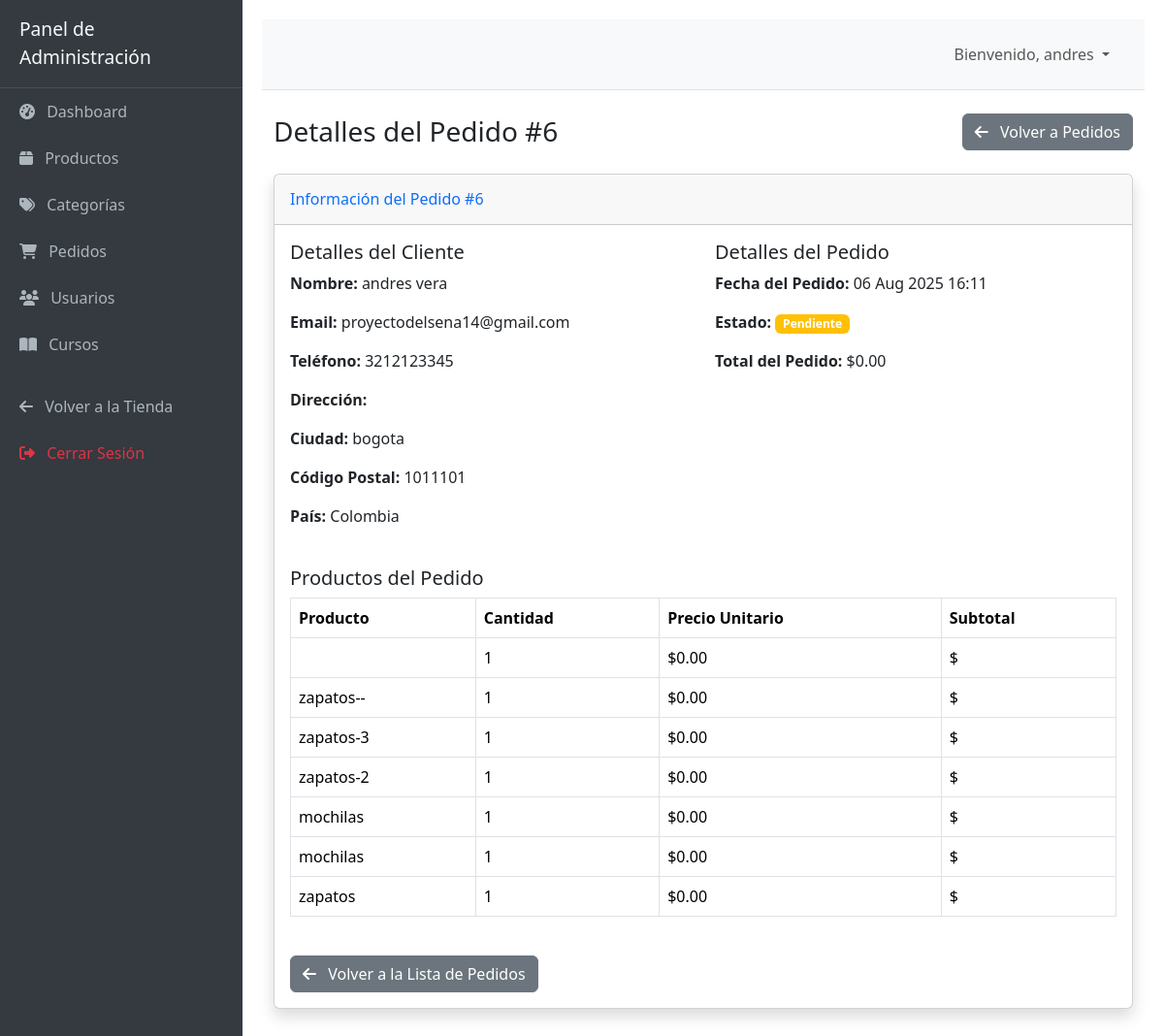
The page /dashboard/pedidos/6/detalle/ (signed in) on the database as committed earlier.
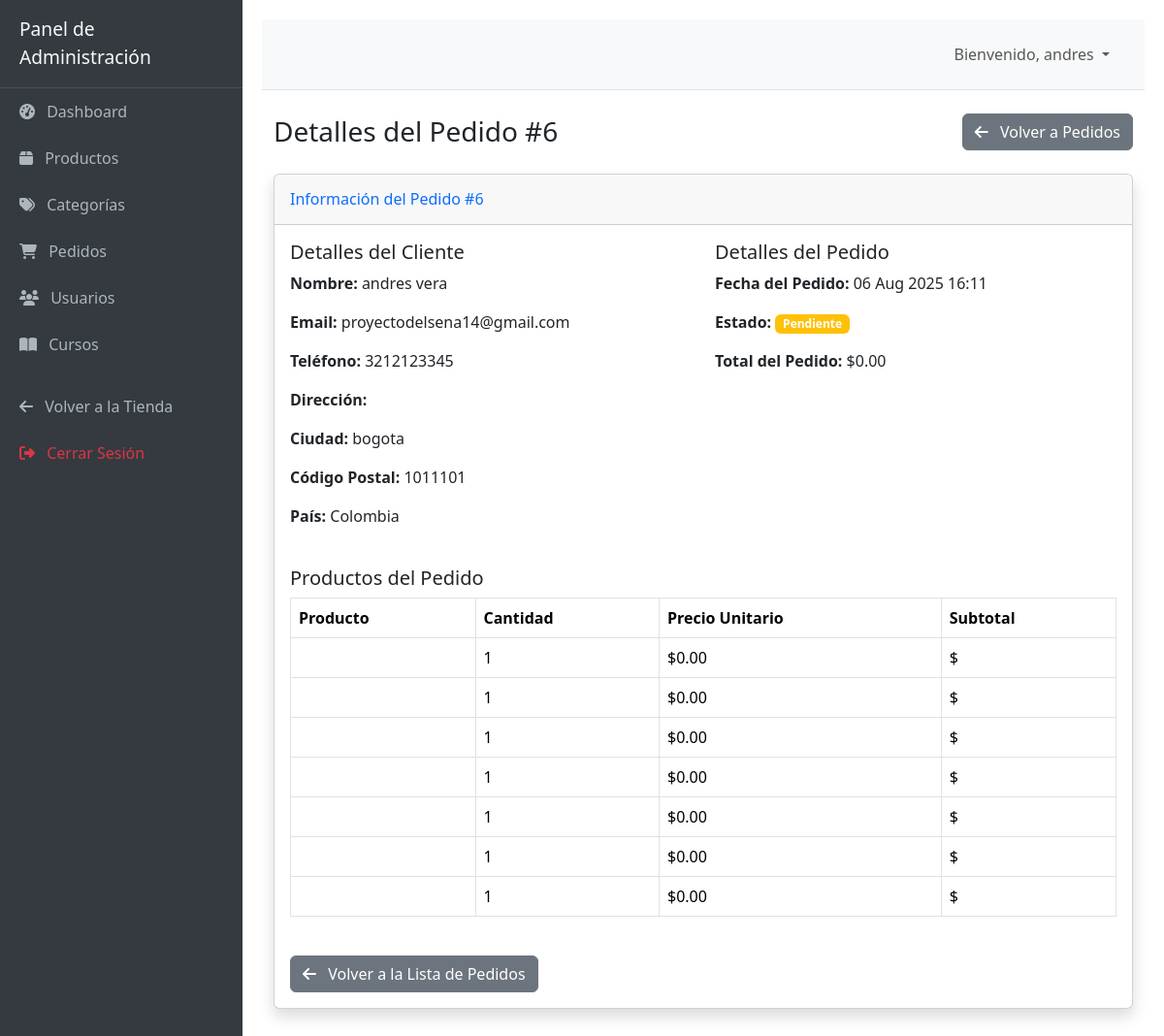
The same page on the database as committed later.
### core/models.py (models this page shows, shortened)
class ItemPedido(models.Model):
    pedido = models.ForeignKey(Pedido, on_delete=models.CASCADE, related_name='items') # Pedido asociado
    producto = models.ForeignKey(Producto, on_delete=models.SET_NULL, null=True) # Producto comprado
    precio = models.DecimalField(max_digits=10, decimal_places=2) # Precio unitario
    cantidad = models.PositiveIntegerField(default=1) # Cantidad solicitada
    class Meta:
        verbose_name_plural = "Items de Pedido"

### productos/models.py (models this page shows, shortened)
class Producto(models.Model):
    categoria = models.ForeignKey(Categoria, related_name='productos', on_delete=models.CASCADE)
    nombre = models.CharField(max_length=200)
    slug = models.SlugField(max_length=200, unique=True, help_text="URL amigable (ej: zapato-flor)")
    descripcion = models.TextField()
    precio = models.DecimalField(max_digits=10, decimal_places=2)
    imagen_principal = models.ImageField(upload_to='productos/', blank=True, null=True, help_text="Imagen principal del producto")
    stock = models.PositiveIntegerField(default=0)
    disponible = models.BooleanField(default=True)
    creado = models.DateTimeField(auto_now_add=True)
    actualizado = models.DateTimeField(auto_now=True)
    FONDO_CHOICES = [
        ('fondo_zapatos_rosados.png', 'Zapatos Rosados'),
        ('tarjeta4.png', 'Tarjeta 4'),
        ('tarjeta5.png', 'Tarjeta 5'),
        ('tarjeta7.png', 'Tarjeta 7'),
        ('tarjeta8.png', 'Tarjeta 8'),
    ]
    imagen_fondo = models.CharField(
        max_length=64,
        choices=FONDO_CHOICES,
        default='fondo_zapatos_rosados.png',
        help_text="Imagen de fondo de la tarjeta del producto (elige una de las imágenes del proyecto)"
    )
    class Meta:
        ordering = ['-creado']
        index_together = (('id', 'slug'),)

### core/views.py (the view)
# urls.py: path('dashboard/pedidos/<int:pk>/detalle/', views.pedido_detalle_admin, name='pedido_detalle_admin'),
@admin_required(login_url='core:login')
def pedido_detalle_admin(request, pk):
    pedido = get_object_or_404(Pedido, pk=pk)
    items_pedido = pedido.items.all()
    context = {
        'pedido': pedido,
        'items_pedido': items_pedido,
        'titulo_pagina': f'Detalles del Pedido #{pedido.id}',
    }
    return render(request, 'core/dashboard_pedido_detalle.html', context)

### core/context_processors.py (called while the page is built)
def cart_item_count(request):
    cart = request.session.get('cart', {})
    total_items = sum(item_data.get('cantidad', 0) for item_data in cart.values())
    return {'cart_item_count': total_items}

### core/views.py (called while the page is built)
def is_admin_user(user):
    if user.is_authenticated:
        return user.is_staff or user.is_superuser or user.groups.filter(name='Administradores').exists()
    return False

### core/templates/core/dashboard_pedido_detalle.html
{% extends 'core/dashboard_base.html' %}
{% block dashboard_content %}
<div class="d-flex justify-content-between align-items-center mb-4">
    <h1 class="h3 mb-0 text-gray-800">{{ titulo_pagina }}</h1>
    <a href="{% url 'core:pedido_lista_admin' %}" class="btn btn-secondary">
        <i class="fas fa-arrow-left me-2"></i> Volver a Pedidos
    </a>
</div>
<div class="card shadow mb-4">
    <div class="card-header py-3">
        <h6 class="m-0 font-weight-bold text-primary">Información del Pedido #{{ pedido.id }}</h6>
    </div>
    <div class="card-body">
        <div class="row">
            <div class="col-md-6">
                <h5>Detalles del Cliente</h5>
                <p><strong>Nombre:</strong> {{ pedido.nombre_completo }}</p>
                <p><strong>Email:</strong> {{ pedido.email }}</p>
                <p><strong>Teléfono:</strong> {{ pedido.telefono|default:"N/A" }}</p>
                <p><strong>Dirección:</strong> {{ pedido.tempodireccion_user }}</p>
                <p><strong>Ciudad:</strong> {{ pedido.ciudad }}</p>
                <p><strong>Código Postal:</strong> {{ pedido.codigo_postal|default:"N/A" }}</p>
                <p><strong>País:</strong> {{ pedido.pais }}</p>
            </div>
            <div class="col-md-6">
                <h5>Detalles del Pedido</h5>
                <p><strong>Fecha del Pedido:</strong> {{ pedido.fecha_pedido|date:"d M Y H:i" }}</p>
                <p><strong>Estado:</strong> <span class="badge bg-{% if pedido.estado == 'pendiente' %}warning{% elif pedido.estado == 'procesando' %}info{% elif pedido.estado == 'enviado' %}primary{% elif pedido.estado == 'completado' %}success{% elif pedido.estado == 'cancelado' %}danger{% endif %}">{{ pedido.get_estado_display }}</span></p>
                <p><strong>Total del Pedido:</strong> ${{ pedido.total_pedido|floatformat:2 }}</p>
            </div>
        </div>
        <h5 class="mt-4">Productos del Pedido</h5>
        {% if items_pedido %}
        <div class="table-responsive">
            <table class="table table-bordered">
                <thead>
                    <tr>
                        <th>Producto</th>
                        <th>Cantidad</th>
                        <th>Precio Unitario</th>
                        <th>Subtotal</th>
                    </tr>
                </thead>
                <tbody>
                    {% for item in items_pedido %}
                    <tr>
                        <td>{{ item.producto.nombre }}</td>
                        <td>{{ item.cantidad }}</td>
                        <td>${{ item.precio|floatformat:2 }}</td>
                        <td>${{ item.subtotal|floatformat:2 }}</td>
                    </tr>
                    {% endfor %}
                </tbody>
            </table>
        </div>
        {% else %}
        <div class="alert alert-info" role="alert">
            No hay productos asociados a este pedido.
        </div>
        {% endif %}
        <div class="mt-4">
            <a href="{% url 'core:pedido_lista_admin' %}" class="btn btn-secondary">
                <i class="fas fa-arrow-left me-2"></i> Volver a la Lista de Pedidos
            </a>
        </div>
    </div>
</div>
{% endblock %}

Rows that differ between the two databases and show on the page:
changed ItemPedido (number 2 of 7 on the later page): producto.nombre "zapatos--" → (not shown)
changed ItemPedido (number 3 of 7 on the later page): producto.nombre "zapatos-3" → (not shown)
changed ItemPedido (number 4 of 7 on the later page): producto.nombre "zapatos-2" → (not shown)
changed ItemPedido (number 5 of 7 on the later page): producto.nombre "mochilas" → (not shown)
changed ItemPedido (number 6 of 7 on the later page): producto.nombre "mochilas" → (not shown)
changed ItemPedido (number 7 of 7 on the later page): producto.nombre "zapatos" → (not shown)
